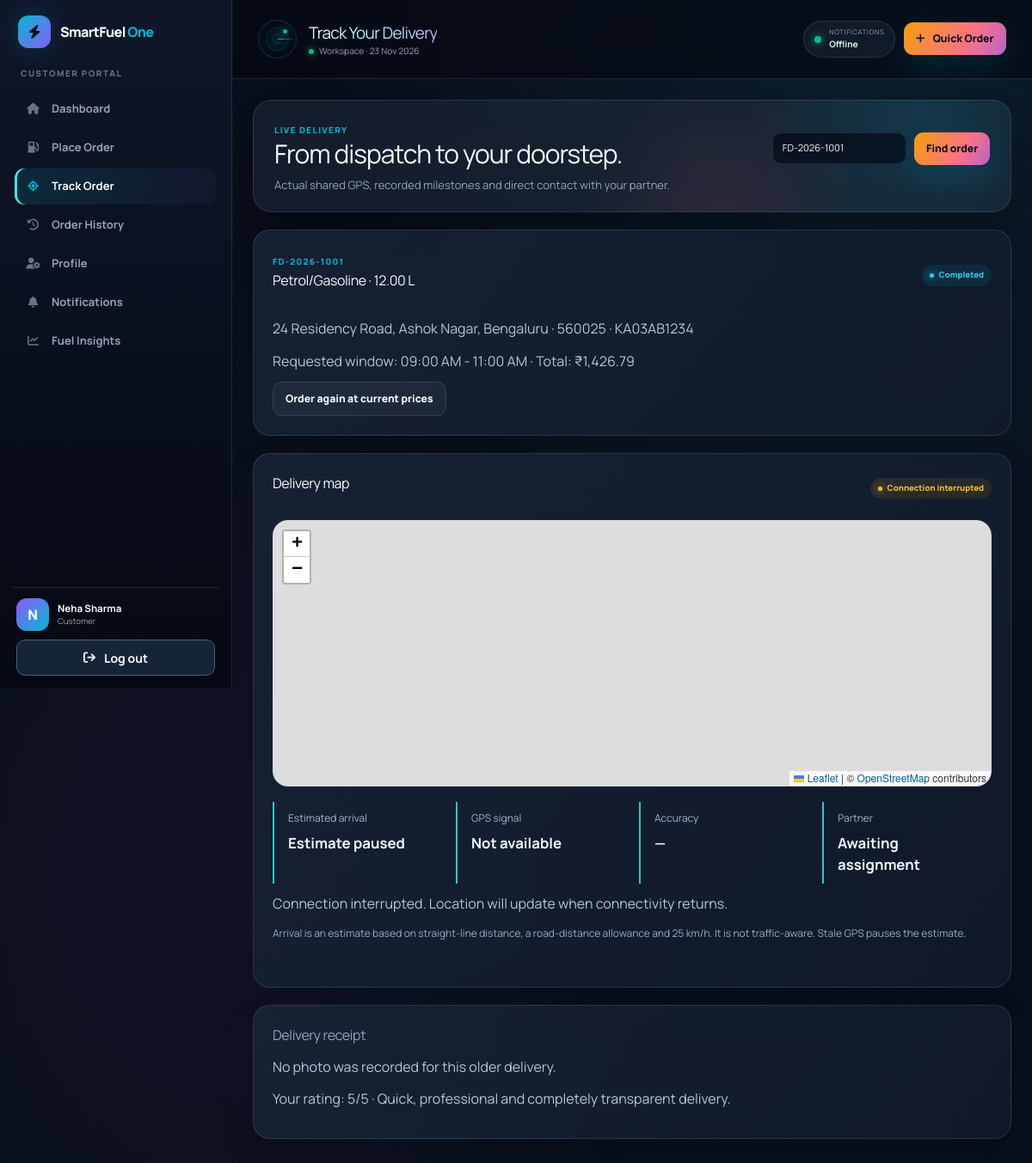
The app's page /customer/track_order.php?code=FD-2026-1001 (signed in) with its own data.
### tables this page shows
CREATE TABLE users (
    id INT UNSIGNED AUTO_INCREMENT PRIMARY KEY,
    full_name VARCHAR(120) NOT NULL,
    email VARCHAR(190) NOT NULL,
    password_hash VARCHAR(255) NOT NULL,
    phone VARCHAR(20) NOT NULL,
    role ENUM('customer', 'delivery_agent', 'admin') NOT NULL DEFAULT 'customer',
    avatar_url VARCHAR(500) NULL,
    status ENUM('active', 'suspended') NOT NULL DEFAULT 'active',
    created_at TIMESTAMP NOT NULL DEFAULT CURRENT_TIMESTAMP,
    UNIQUE KEY uq_users_email (email),
    UNIQUE KEY uq_users_phone (phone),
    KEY idx_users_role_status (role, status)
);

CREATE TABLE orders (
    id INT UNSIGNED AUTO_INCREMENT PRIMARY KEY,
    tracking_code VARCHAR(30) NOT NULL,
    customer_id INT UNSIGNED NOT NULL,
    delivery_agent_id INT UNSIGNED NULL,
    fuel_type ENUM('Petrol/Gasoline', 'Diesel', 'Premium Octane', 'CNG') NOT NULL,
    quantity_liters DECIMAL(8,2) NOT NULL,
    price_per_liter DECIMAL(10,2) NOT NULL,
    delivery_fee DECIMAL(10,2) NOT NULL DEFAULT 0,
    tax_amount DECIMAL(10,2) NOT NULL DEFAULT 0,
    total_amount DECIMAL(12,2) NOT NULL,
    delivery_address VARCHAR(500) NOT NULL,
    delivery_pincode VARCHAR(10) NOT NULL,
    delivery_time_slot VARCHAR(80) NOT NULL,
    vehicle_number VARCHAR(30) NOT NULL,
    order_status ENUM('Pending', 'Accepted', 'Dispatched', 'Arrived', 'Pumping', 'Completed', 'Cancelled') NOT NULL DEFAULT 'Pending',
    payment_method ENUM('Card', 'UPI/Cash', 'Wallet') NOT NULL,
    payment_status ENUM('Paid', 'Pending', 'Refunded') NOT NULL DEFAULT 'Pending',
    created_at TIMESTAMP NOT NULL DEFAULT CURRENT_TIMESTAMP,
    UNIQUE KEY uq_orders_tracking_code (tracking_code),
    KEY idx_orders_customer_created (customer_id, created_at),
    KEY idx_orders_agent_status (delivery_agent_id, order_status),
    KEY idx_orders_status_created (order_status, created_at),
    CONSTRAINT fk_order_customer FOREIGN KEY (customer_id) REFERENCES users(id) ON DELETE RESTRICT,
    CONSTRAINT fk_order_agent FOREIGN KEY (delivery_agent_id) REFERENCES users(id) ON DELETE SET NULL,
    CONSTRAINT chk_order_quantity CHECK (quantity_liters > 0),
    CONSTRAINT chk_order_amount CHECK (total_amount >= 0)
);

CREATE TABLE reviews_ratings (
    id INT UNSIGNED AUTO_INCREMENT PRIMARY KEY,
    order_id INT UNSIGNED NOT NULL,
    customer_id INT UNSIGNED NOT NULL,
    agent_id INT UNSIGNED NOT NULL,
    rating TINYINT UNSIGNED NOT NULL,
    review_text TEXT NULL,
    created_at TIMESTAMP NOT NULL DEFAULT CURRENT_TIMESTAMP,
    UNIQUE KEY uq_review_order (order_id),
    KEY idx_reviews_agent (agent_id, rating),
    CONSTRAINT fk_review_order FOREIGN KEY (order_id) REFERENCES orders(id) ON DELETE CASCADE,
    CONSTRAINT fk_review_customer FOREIGN KEY (customer_id) REFERENCES users(id) ON DELETE RESTRICT,
    CONSTRAINT fk_review_agent FOREIGN KEY (agent_id) REFERENCES users(id) ON DELETE RESTRICT,
    CONSTRAINT chk_review_rating CHECK (rating BETWEEN 1 AND 5)
);

### config/db.php (called while the page is built, shortened)
<?php
function db(): PDO
{
    static $pdo = null;
    if ($pdo instanceof PDO) {
        return $pdo;
    }
    try {
        $pdo = new PDO(
            'mysql:host=' . DB_HOST . ';dbname=' . DB_NAME . ';charset=utf8mb4',
            DB_USER,
            DB_PASS,
            [
                PDO::ATTR_ERRMODE => PDO::ERRMODE_EXCEPTION,
                PDO::ATTR_DEFAULT_FETCH_MODE => PDO::FETCH_ASSOC,
                PDO::ATTR_EMULATE_PREPARES => false,
            ]
        );
    } catch (PDOException $exception) {
        render_unexpected_error($exception);
    }
    sf_schema($pdo);
    return $pdo;
}
function ensure_realtime_schema(): bool
{
    return true;
}
function url(string $path = ''): string
{
    return BASE_URL . ($path === '' ? '' : '/' . ltrim($path, '/'));
}
function e(mixed $value): string
{
    return htmlspecialchars((string) $value, ENT_QUOTES, 'UTF-8');
}
function require_role(string $role): array
{
    $statement = db()->prepare('SELECT * FROM users WHERE id = ? AND status = \'active\' LIMIT 1');
    $statement->execute([(int) $_SESSION['user_id']]);
    $user = $statement->fetch();
    return $user;
}
function role_home(string $role): string
{
    return match ($role) {
        'admin' => 'admin/dashboard.php',
        'delivery_agent' => 'delivery/dashboard.php',
        default => 'customer/dashboard.php',
    };
}
function money(float|string $amount): string
{
    return '₹' . number_format((float) $amount, 2);
}
require_once __DIR__ . '/upgrade.php';

### config/upgrade.php (called while the page is built, shortened)
<?php
function sf_schema(PDO $pdo): void
{
    $pdo->exec("CREATE TABLE IF NOT EXISTS sf_versions (version INT PRIMARY KEY, installed_at TIMESTAMP DEFAULT CURRENT_TIMESTAMP) ENGINE=InnoDB");
    if ($pdo->query('SELECT version FROM sf_versions WHERE version=1')->fetchColumn()) {
        return;
    }
    if ((int) $pdo->query("SELECT GET_LOCK('smartfuel_upgrade_v1',15)")->fetchColumn() !== 1) {
        throw new RuntimeException('Upgrade is busy. Refresh in a moment.');
    }
    try {
        if ($pdo->query('SELECT version FROM sf_versions WHERE version=1')->fetchColumn()) {
            return;
        }
        foreach ($statements as $sql) {
            $pdo->exec($sql);
        }
        $pdo->exec("INSERT IGNORE INTO sf_agent_approvals(user_id,approval_status) SELECT id,'Approved' FROM users WHERE role='delivery_agent'");
        $pdo->exec('INSERT IGNORE INTO sf_order_details(order_id) SELECT id FROM orders');
        $pdo->exec("UPDATE sf_order_details d JOIN orders o ON o.id=d.order_id SET d.refund_status='Pending' WHERE o.order_status='Cancelled' AND o.payment_status='Paid' AND d.refund_status='Not required'");
        $pdo->exec('INSERT IGNORE INTO sf_inventory_settings(fuel_id) SELECT id FROM fuel_inventory');
        $pdo->exec('DELETE FROM agent_live_locations');
        $pdo->exec('INSERT INTO sf_versions(version) VALUES(1)');
    } finally {
        $pdo->query("SELECT RELEASE_LOCK('smartfuel_upgrade_v1')");
    }
}
function sf_query(string $sql, array $parameters = []): PDOStatement
{
    $statement = db()->prepare($sql);
    $statement->execute($parameters);
    return $statement;
}

### customer/track_order.php (the view, shortened to what this page needs)
<?php
require_once __DIR__ . '/../includes/dashboard_layout.php';
$user = require_role('customer');
$code = trim((string)($_GET['code'] ?? ''));
$order = $code !== ''
    ? sf_query('SELECT * FROM orders WHERE tracking_code=? AND customer_id=?', [$code,$user['id']])->fetch()
    : sf_query("SELECT * FROM orders WHERE customer_id=? AND order_status NOT IN ('Completed','Cancelled') ORDER BY id DESC LIMIT 1", [$user['id']])->fetch();
if ($order) {
    $details = sf_query('SELECT * FROM sf_order_details WHERE order_id=?', [$order['id']])->fetch();
    $reviewed = sf_query('SELECT rating,review_text FROM reviews_ratings WHERE order_id=?', [$order['id']])->fetch();
}
dashboard_start('Track Your Delivery', 'track', $user);
?>
<section class="welcome-panel">
    <div><span class="eyebrow">Live delivery</span><h2>From dispatch to your doorstep.</h2><p>Actual shared GPS, recorded milestones and direct contact with your partner.</p></div>
    <form class="toolbar" method="get"><input name="code" value="<?= e($code) ?>" placeholder="Tracking code" aria-label="Tracking code"><button class="btn btn-small">Find order</button></form>
</section>
<?php if (!$order): ?>
<section class="panel"><h2>No matching active order</h2><p>Use a tracking code from Order History.</p></section>
<?php else: ?>
<section class="panel">
    <div class="panel-head"><div><span class="eyebrow"><?= e($order['tracking_code']) ?></span><h2><?= e($order['fuel_type']) ?> · <?= e($order['quantity_liters']) ?> L</h2></div><span class="badge info" data-live-status><?= e($order['order_status']) ?></span></div>
    <p><?= e($order['delivery_address']) ?> · <?= e($order['delivery_pincode']) ?> · <?= e($order['vehicle_number']) ?></p>
    <p>Requested window: <?= e($order['delivery_time_slot']) ?> · Total: <?= money($order['total_amount']) ?></p>
    <a class="btn btn-secondary btn-small" href="<?= url('customer/place_order.php?again='.(int)$order['id']) ?>">Order again at current prices</a>
</section>
<section class="panel" data-real-tracking data-code="<?= e($order['tracking_code']) ?>">
    <div class="panel-head"><h2>Delivery map</h2><span class="badge warning" data-gps-state>Connecting…</span></div>
    <div class="sf-map" data-delivery-map></div>
    <div class="sf-metrics">
        <div><small>Estimated arrival</small><strong data-real-eta>Waiting for GPS</strong></div>
        <div><small>GPS signal</small><strong data-real-age>Not available</strong></div>
        <div><small>Accuracy</small><strong data-real-accuracy>—</strong></div>
        <div><small>Partner</small><strong data-real-agent>Awaiting assignment</strong></div>
    </div>
    <p data-coordinate-fallback></p>
    <p class="sf-note">Arrival is an estimate based on straight-line distance, a road-distance allowance and 25 km/h. It is not traffic-aware. Stale GPS pauses the estimate.</p>
    <ol class="sf-timeline" data-real-history></ol>
</section>
<?php if ($order['order_status'] === 'Completed'): ?>
<section class="panel">
    <h2>Delivery receipt</h2>
    <?php if ($details['proof_file']): ?><p><?= e($details['actual_liters']) ?> litres delivered · <?= e($details['completed_at']) ?></p><a class="btn btn-secondary btn-small" href="<?= url('api/proof.php?order_id='.(int)$order['id']) ?>" target="_blank" rel="noopener">View receipt photo</a><?php else: ?><p>No photo was recorded for this older delivery.</p><?php endif; ?>
    <?php if ($reviewed): ?><p>Your rating: <?= (int)$reviewed['rating'] ?>/5 · <?= e($reviewed['review_text']) ?></p><?php endif; ?>
</section>
<?php endif; ?>
<?php endif; ?>
<?php dashboard_end(); ?>

### includes/dashboard_layout.php (shortened to what this page needs)
<?php
require_once __DIR__ . '/../config/db.php';
function get_dashboard_links(string $role): array
{
    return [
        ['dashboard', 'customer/dashboard.php', 'fa-house', 'Dashboard'],
        ['order', 'customer/place_order.php', 'fa-gas-pump', 'Place Order'],
        ['track', 'customer/track_order.php', 'fa-location-crosshairs', 'Track Order'],
        ['history', 'customer/order_history.php', 'fa-clock-rotate-left', 'Order History'],
        ['profile', 'customer/profile.php', 'fa-user-gear', 'Profile'],
    ];
}
function dashboard_start(string $title, string $active, array $user): void
{
    $links = get_dashboard_links($user['role']);
    $links[] = ['notifications', 'account/notifications.php', 'fa-bell', 'Notifications'];
    if ($user['role'] === 'customer') {
        $links[] = ['insights', 'customer/insights.php', 'fa-chart-line', 'Fuel Insights'];
    }
    $roleLabel = match ($user['role']) {
        'admin' => 'Administration',
        'delivery_agent' => 'Delivery Partner',
        default => 'Customer Portal',
    };
    ?>
<!DOCTYPE html>
<html lang="en">
<head>
    <script src="https://cdn.tailwindcss.com"></script>
    <link rel="stylesheet" href="https://cdnjs.cloudflare.com/ajax/libs/font-awesome/6.5.2/css/all.min.css">
    <link rel="stylesheet" href="<?= url('assets/css/custom.css') ?>">
    <link rel="stylesheet" href="<?= url('assets/css/upgrade.css') ?>">
    <link rel="stylesheet" href="<?= url('assets/css/cleanup.css') ?>">
    <link rel="stylesheet" href="https://unpkg.com/leaflet@1.9.4/dist/leaflet.css">
</head>
<body class="dashboard-body">
<div class="dashboard-shell">
    <aside class="sidebar" data-sidebar>
        <div class="side-head">
            <a class="brand" href="<?= url(role_home($user['role'])) ?>"><span class="brand-mark"><i class="fa-solid fa-bolt"></i></span><span>SmartFuel <em>One</em></span></a>
        </div>
        <p class="role-label"><?= e($roleLabel) ?></p>
        <nav class="side-nav">
            <?php foreach ($links as [$key, $path, $icon, $label]): ?>
                <a class="<?= $active === $key ? 'active' : '' ?>" href="<?= url($path) ?>"><i class="fa-solid <?= e($icon) ?>"></i><span><?= e($label) ?></span></a>
            <?php endforeach; ?>
        </nav>
        <div class="side-profile">
            <div class="avatar"><?= e(strtoupper(substr($user['full_name'], 0, 1))) ?></div>
            <div><strong><?= e($user['full_name']) ?></strong><small><?= e(ucwords(str_replace('_', ' ', $user['role']))) ?></small></div>
            <a class="sidebar-logout" href="<?= url('auth/logout.php') ?>"><i class="fa-solid fa-arrow-right-from-bracket" aria-hidden="true"></i> Log out</a>
        </div>
    </aside>
    <main class="dashboard-main">
        <header class="operations-header">
            <span class="radar" aria-hidden="true"><i></i><b></b></span>
            <div class="operations-title"><h1><?= e($title) ?></h1><p><span></span> Workspace · <?= date('d M Y') ?></p></div>
            <div class="header-actions">
                <a class="network-pill" href="<?= url('account/notifications.php') ?>"><i></i><span><small>NOTIFICATIONS</small><strong data-unread>0</strong></span></a>
                <?php if ($user['role'] === 'customer'): ?><a class="btn btn-small" data-magnetic href="<?= url('customer/place_order.php') ?>"><i class="fa-solid fa-plus"></i> Quick Order</a><?php endif; ?>
            </div>
        </header>
        <div class="dashboard-content" data-sync-content>
    <?php
}
function dashboard_end(): void
{
    ?>
        </div>
    </main>
</div>
</body>
</html>
    <?php
}
    ?>

### assets/css/upgrade.css (style rules this page uses)
:root { --sf-surface: rgba(18, 28, 45, .88); --sf-border: rgba(157, 184, 222, .16); }
.dashboard-body { background: radial-gradient(ellipse at 85% 0%, #11374b66, transparent 45%), radial-gradient(ellipse at 25% 75%, #34235133, transparent 40%), #090f1b; }
.dashboard-content { max-width: 1580px; margin-inline: auto; }
.panel, .metric-card { border: 1px solid var(--sf-border); box-shadow: 0 14px 40px #0000001a; background: linear-gradient(130deg, #182538d9, #101a2be8); }
.panel { margin-bottom: 24px; }
.panel h2 { margin-bottom: 12px; letter-spacing: -.025em; }
.panel p { line-height: 1.7; margin-block: 10px; color: #b6c5d8; }
.welcome-panel { padding: 28px; border-radius: 22px; border: 1px solid var(--sf-border); }
.welcome-panel h2 { letter-spacing: -.035em; }
.welcome-panel p { max-width: 680px; line-height: 1.65; }
.side-nav { gap: 5px; }
.side-nav a { min-height: 44px; }
.side-nav a.active { box-shadow: inset 3px 0 #53e0dc; }
.operations-header { backdrop-filter: blur(18px); }
.sf-map { height: 380px; min-height: 260px; width: 100%; border: 1px solid var(--sf-border); border-radius: 18px; background: #152333; margin-block: 18px; z-index: 0; }
.leaflet-container { font: 13px Manrope, sans-serif; color: #172434; }
.sf-metrics { display: grid; grid-template-columns: repeat(4,minmax(0,1fr)); gap: 16px; }
.sf-metrics > div { border-left: 2px solid #31c5c5; padding: 10px 16px; }
.sf-metrics small { display: block; color: #a0b5cd; font-size: 12px; margin-bottom: 7px; }
.sf-metrics strong { display: block; color: #f0f8ff; font-size: clamp(15px,1.4vw,23px); }
.sf-note { font-size: 12px; color: #94abc6 !important; }
.sf-timeline { list-style: none; display: grid; grid-template-columns: repeat(3,1fr); gap: 12px; padding: 20px 0 0; }
input::placeholder, textarea::placeholder { color: #8fa6c0; }

### assets/css/cleanup.css (style rules this page uses)
.dashboard-body .sidebar { height: 100vh; height: 100dvh; overflow: hidden; padding: 18px 14px 14px; }
.sidebar .side-head, .sidebar .role-label { flex-shrink: 0; }
.sidebar .role-label { margin: 22px 10px 10px; }
.sidebar .side-nav { flex: 1 1 auto; min-height: 0; overflow-y: auto; overflow-x: hidden; align-content: start; overscroll-behavior: contain; padding: 3px 3px 12px; gap: 3px; }
.sidebar .side-nav a { min-height: 42px; padding: 9px 12px; font-size: 13px; }
.sidebar .side-profile { flex-shrink: 0; grid-template-columns: auto minmax(0, 1fr); margin-top: 0; padding: 12px 5px 0; row-gap: 10px; background: transparent; }
.side-profile strong { display: block; overflow: hidden; text-overflow: ellipsis; white-space: nowrap; }
.sidebar .sidebar-logout { grid-column: 1 / -1; display: flex; align-items: center; justify-content: center; gap: 10px; min-height: 42px; padding: 8px 12px; border: 1px solid #496079; border-radius: 10px; background: #162438; color: #f8fafc; font-size: 14px; font-weight: 700; }
.dashboard-content { padding: 24px; }
.dashboard-content .welcome-panel { padding: 20px 24px; margin-bottom: 20px; }
.dashboard-content .welcome-panel h2 { font-size: clamp(24px, 2.5vw, 34px); line-height: 1.2; }
.dashboard-content .welcome-panel p { font-size: 13px; margin-top: 8px; }
.dashboard-content .panel { padding: 22px; margin-bottom: 20px; }
.dashboard-content .sf-map { height: 310px; }

### records on screen
users: role "CUSTOMER PORTAL", full_name "N", full_name "Neha Sharma", role "Customer"
orders: tracking_code "FD-2026-1001", fuel_type "Petrol/Gasoline", quantity_liters "12.00", order_status "Completed", delivery_address "24 Residency Road, Ashok Nagar, Bengaluru", delivery_pincode "560025", vehicle_number "KA03AB1234", delivery_time_slot "09:00 AM - 11:00 AM", total_amount "₹1,426.79"
reviews_ratings: rating "5", review_text "Quick, professional and completely transparent delivery."

### other values on screen
$label "Dashboard"
$label "Place Order"
$label "Track Order"
$label "Order History"
$label "Profile"
$label "Notifications"
$label "Fuel Insights"
